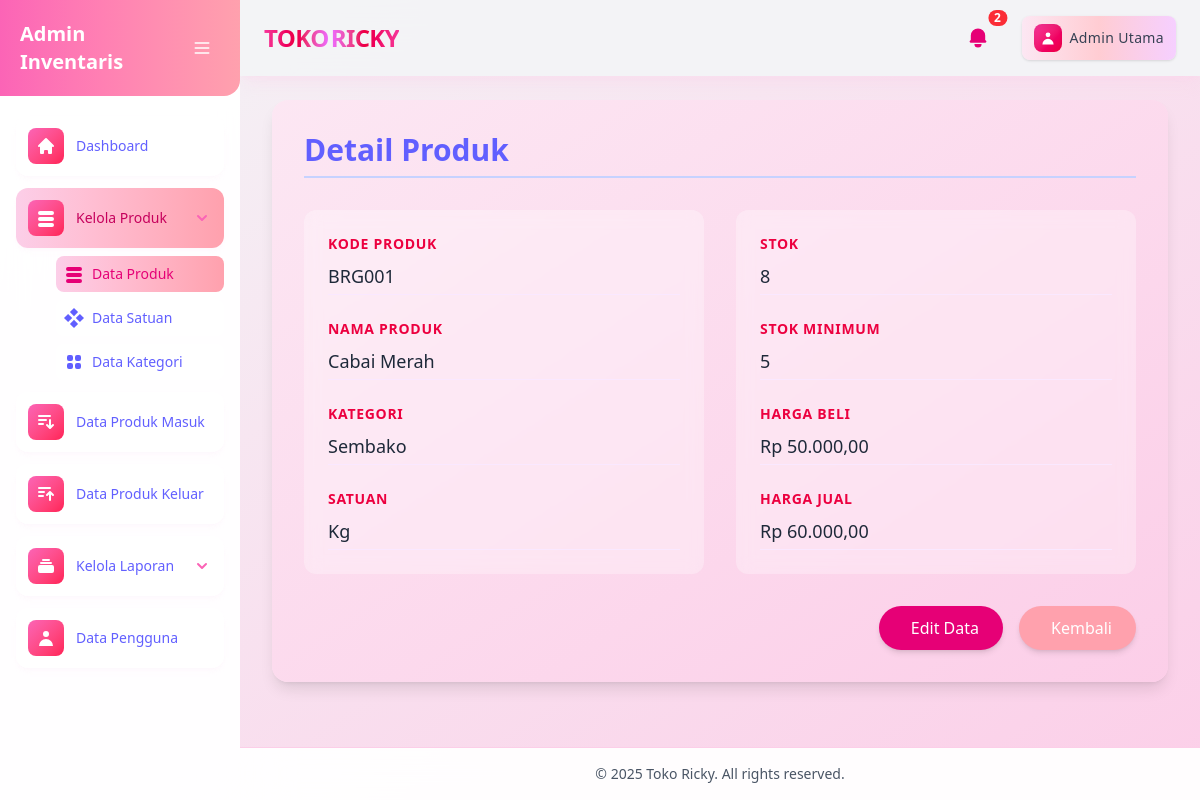
Page /modul/produk/detail.php?id=1 (signed in) on the committed database.
### tables this page shows
CREATE TABLE `produk` (
  `id_produk` int(11) NOT NULL,
  `kode_produk` varchar(20) NOT NULL,
  `nama_produk` varchar(100) NOT NULL,
  `id_kategori_produk` int(11) NOT NULL,
  `id_satuan_produk` int(11) NOT NULL,
  `harga_beli` decimal(10,2) NOT NULL,
  `harga_jual` decimal(10,2) NOT NULL,
  `stok` int(11) NOT NULL,
  `stok_minimum` int(11) NOT NULL,
  `status_dihapus` tinyint(1) DEFAULT 0
);

CREATE TABLE `kategori_produk` (
  `id_kategori_produk` int(11) NOT NULL,
  `nama_kategori` varchar(50) NOT NULL,
  `status_dihapus` tinyint(1) DEFAULT 0
);

CREATE TABLE `satuan_produk` (
  `id_satuan_produk` int(11) NOT NULL,
  `nama_satuan` varchar(50) NOT NULL,
  `status_dihapus` tinyint(1) DEFAULT 0
);

### modul/produk/detail.php (the view, shortened to what this page needs)
<?php
    include '../../cek_login.php';
?>
<?php include '../../layout/header.php'; ?>
<?php include '../../layout/sidebar.php'; ?>
    <main class="flex-1 p-2 sm:p-4 lg:p-6 animate-slide-in-down">
        <div class="bg-gradient-to-br from-pink-100 to-pink-200 rounded-2xl shadow-lg p-8 max-w-4xl mx-auto animate-fade-in animate-slide-in-up backdrop-blur-sm">
            <h1 class="text-3xl font-bold mb-8 text-indigo-500 border-b-2 border-indigo-200 pb-2">Detail Produk</h1>
            <?php
                $id = $_GET['id'];
                $query = mysqli_query($koneksi, "SELECT p.*, k.nama_kategori, s.nama_satuan
                                               FROM produk p
                                               LEFT JOIN kategori_produk k ON p.id_kategori_produk = k.id_kategori_produk
                                               LEFT JOIN satuan_produk s ON p.id_satuan_produk = s.id_satuan_produk
                                               WHERE p.id_produk = '$id' AND p.status_dihapus = 0");
                $data = mysqli_fetch_array($query);
            ?>
            <div class="grid grid-cols-1 md:grid-cols-2 gap-8">
                <div class="space-y-6 bg-white/30 rounded-xl p-6 backdrop-blur-sm">
                    <div class="flex flex-col transform hover:scale-105 transition-transform duration-200">
                        <label class="text-sm font-semibold text-rose-600 uppercase tracking-wider">Kode Produk</label>
                        <span class="mt-2 text-gray-800 text-lg border-b border-fuchsia-100 pb-1"><?php echo $data['kode_produk']; ?></span>
                    </div>
                    <div class="flex flex-col transform hover:scale-105 transition-transform duration-200">
                        <label class="text-sm font-semibold text-rose-600 uppercase tracking-wider">Nama Produk</label>
                        <span class="mt-2 text-gray-800 text-lg border-b border-fuchsia-100 pb-1"><?php echo $data['nama_produk']; ?></span>
                    </div>
                    <div class="flex flex-col transform hover:scale-105 transition-transform duration-200">
                        <label class="text-sm font-semibold text-rose-600 uppercase tracking-wider">Kategori</label>
                        <span class="mt-2 text-gray-800 text-lg border-b border-fuchsia-100 pb-1"><?php echo $data['nama_kategori'] ?: '-'; ?></span>
                    </div>
                    <div class="flex flex-col transform hover:scale-105 transition-transform duration-200">
                        <label class="text-sm font-semibold text-rose-600 uppercase tracking-wider">Satuan</label>
                        <span class="mt-2 text-gray-800 text-lg border-b border-fuchsia-100 pb-1"><?php echo $data['nama_satuan'] ?: '-'; ?></span>
                    </div>
                </div>
                <div class="space-y-6 bg-white/30 rounded-xl p-6 backdrop-blur-sm">
                    <div class="flex flex-col transform hover:scale-105 transition-transform duration-200">
                        <label class="text-sm font-semibold text-rose-600 uppercase tracking-wider">Stok</label>
                        <span class="mt-2 text-gray-800 text-lg border-b border-fuchsia-100 pb-1"><?php echo $data['stok']; ?></span>
                    </div>
                    <div class="flex flex-col transform hover:scale-105 transition-transform duration-200">
                        <label class="text-sm font-semibold text-rose-600 uppercase tracking-wider">Stok Minimum</label>
                        <span class="mt-2 text-gray-800 text-lg border-b border-fuchsia-100 pb-1"><?php echo $data['stok_minimum']; ?></span>
                    </div>
                    <div class="flex flex-col transform hover:scale-105 transition-transform duration-200">
                        <label class="text-sm font-semibold text-rose-600 uppercase tracking-wider">Harga Beli</label>
                        <span class="mt-2 text-gray-800 text-lg border-b border-fuchsia-100 pb-1">Rp <?php echo number_format($data['harga_beli'], 2, ',', '.'); ?></span>
                    </div>
                    <div class="flex flex-col transform hover:scale-105 transition-transform duration-200">
                        <label class="text-sm font-semibold text-rose-600 uppercase tracking-wider">Harga Jual</label>
                        <span class="mt-2 text-gray-800 text-lg border-b border-fuchsia-100 pb-1">Rp <?php echo number_format($data['harga_jual'], 2, ',', '.'); ?></span>
                    </div>
                </div>
            </div>
            <div class="mt-8 flex justify-end space-x-4">
                <a href="edit.php?id=<?php echo $id; ?>" class="px-6 py-2.5 bg-pink-600 text-white rounded-full hover:bg-pink-400 transition-all duration-300 transform hover:scale-105 shadow-md hover:shadow-lg">
                    <i class="fas fa-edit mr-2"></i>Edit Data
                </a>
                <a href="index.php" class="px-6 py-2.5 bg-rose-300 text-white rounded-full hover:bg-rose-500 transition-all duration-300 transform hover:scale-105 shadow-md hover:shadow-lg">
                    <i class="fas fa-arrow-left mr-2"></i>Kembali
                </a>
            </div>
        </div>
    </main>
<?php include ('../../layout/footer.php'); ?>

### rows in the picture
produk: kode_produk "BRG001", nama_produk "Cabai Merah", id_kategori_produk.nama_kategori "Sembako", id_satuan_produk.nama_satuan "Kg", stok "8", stok_minimum "5", harga_beli "50.000,00", harga_jual "60.000,00"

### other values in the picture
$total_notifikasi "2"
$sesi_nama_lengkap_pengguna "Admin Utama"
